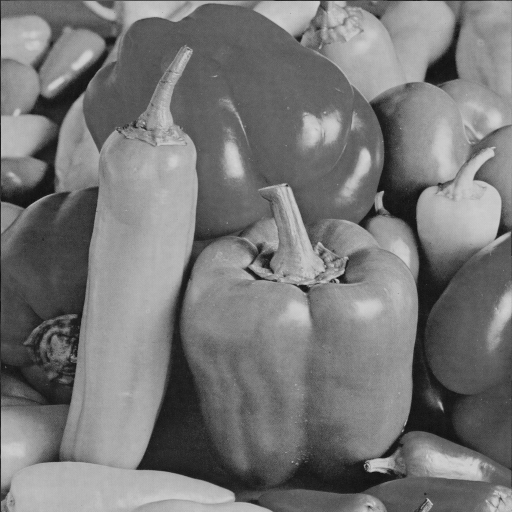
%> input picture watermark.tif, 512 x 512 px
$ octave detector.m   (GNU Octave 9; MATLAB toolbox functions it lacks are replaced by stand-ins)
%> lines starting %> are read from the running program, lines starting %| are printed output that depends on the picture
### detection.m
function [result] = detection(image, watermark, alpha)
    image = image(:);
    watermark = watermark(:);

    phi = 0;
    mu = 0;
    lambda = 0;
    for index = 1:size(watermark)
        phi = phi + ((image(index)/std2(image))^2)*(1 - 1/((1 + alpha*watermark(index))^2));
        mu = mu + 0.5 * (1 - 1/((1+alpha*watermark(index))^2));
        lambda = lambda + 0.5 * ((1 - 1/((1+alpha*watermark(index))^2))^2);
    end
    phi = phi * 0.5;
    if phi > 4.75 * sqrt(lambda) + mu
        result = "found";
    else
        result = "NOT found";
    end
end

### detector.m
clear all;
clc;

img = imread("watermark.tif");
%> img is the input picture: size 512x512 uint8; min 15, max 211, mean 119.3
load('watermark.mat');

dct = dct2(double(img));

area1 = dct(1:64, 65:128);
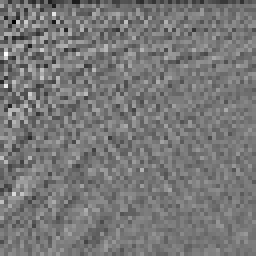
%> area1: size 64x64 double (shown 4 times larger); min -277.9, max 309.1, mean -1.3; drawn with min black and max white
area2 = dct(65:128, 65:128);
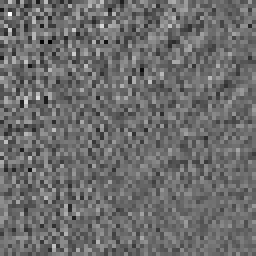
%> area2: size 64x64 double (shown 4 times larger); min -93.54, max 126.4, mean 0.2; drawn with min black and max white
area3 = dct(65:128, 1:64);
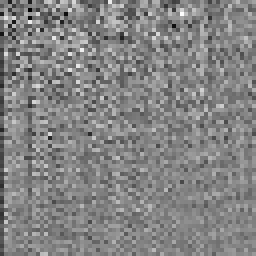
%> area3: size 64x64 double (shown 4 times larger); min -215.2, max 198.1, mean -1.1; drawn with min black and max white

alpha = 0.2;

disp(strcat("Watermark 1",detection(area1,w1,alpha)));
%> in detection, `image = image(:);`: image = 4096 values, max 309.1 at index 78, min -277.9 at index 198, mean -1.35
%> the loop in detection, `for index = 1:size(watermark)` made 4096 passes
%> phi on passes 1 to 3: -0.0218, -1.73, -0.986
%> after the loop in detection, `for index = 1:size(watermark)`: lambda = 126.5; mu = -94.27; phi = 37.56
%> in detection, `phi = phi * 0.5;`: phi = 18.78
%| Watermark 1found
disp(strcat("Watermark 2",detection(area2,w2,alpha)));
%> the loop in detection (call 2), `for index = 1:size(watermark)` made 4096 passes
%> phi on passes 1 to 3: -0.00496, 0.000333, 2.23
%| Watermark 2found
disp(strcat("Watermark 3",detection(area3,w3,alpha)));
%| Watermark 3found
